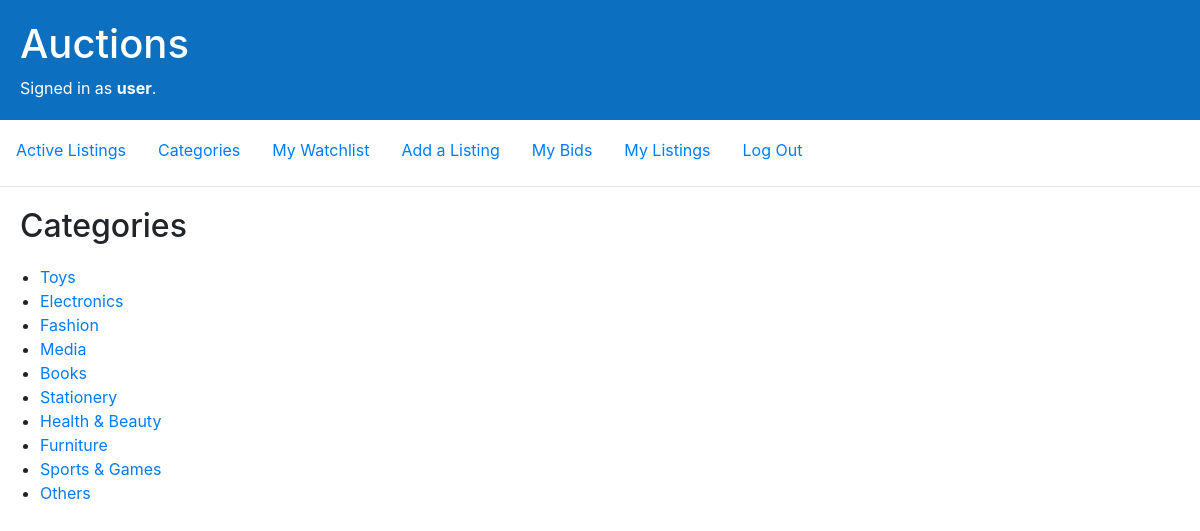
The page /categories (signed in) on the database its author committed.
### auctions/models.py (models this page shows, shortened)
class User(AbstractUser, models.Model):
    watchlist = models.ManyToManyField(Listing, blank=True, related_name="watchlist_users")
    bids = models.ManyToManyField(Listing, blank=True, related_name="bid_users")

class Category(models.Model):
    name = models.CharField(max_length=16)

### auctions/views.py (the view)
# urls.py: path("categories", views.view_categories, name="view_categories"),
def view_categories(request):
    objects = Category.objects.all()
    return render(request, "auctions/categories.html", {
        "categories": objects
    })

### auctions/templates/auctions/categories.html
{% extends "auctions/layout.html" %}
{% block body %}
    <h2>Categories</h2>
    <ul>
    {% for category in categories %}
        <li>
            <a href="{% url 'view_category' category.name %}">{{ category.name }}</a>
        </li>
    {% endfor %}
    </ul>
{% endblock %}

### auctions/templates/auctions/layout.html (shortened to what this page needs)
{% load static %}
<!DOCTYPE html>
<html lang="en">
    <head>
        <link rel="stylesheet" href="https://stackpath.bootstrapcdn.com/bootstrap/4.4.1/css/bootstrap.min.css">
        <link href="{% static 'auctions/styles.css' %}" rel="stylesheet">
    </head>
    <body>
        <div class="header">
        <h1>Auctions</h1>
            {% if user.is_authenticated %}
                Signed in as <strong>{{ user.username }}</strong>.
            {% else %}
                Not signed in.
            {% endif %}
        </div>
        <ul class="nav">
            <li class="nav-item">
                <a class="nav-link" href="{% url 'index' %}">Active Listings</a>
            </li>
            <li class="nav-item">
                <a class="nav-link" href="{% url 'view_categories' %}">Categories</a>
            </li>
            {% if user.is_authenticated %}
                <li class="nav-item">
                    <a class="nav-link" href="{% url 'watchlist' request.user.id %}">My Watchlist</a>
                </li>
                <li class="nav-item">
                    <a class="nav-link" href="{% url 'create_listing' %}">Add a Listing</a>
                </li>
                <li class="nav-item">
                    <a class="nav-link" href="{% url 'my_bids' request.user.id %}">My Bids</a>
                </li>
                <li class="nav-item">
                    <a class="nav-link" href="{% url 'my_listings' request.user.id %}">My Listings</a>
                </li>
                <li class="nav-item">
                    <a class="nav-link" href="{% url 'logout' %}">Log Out</a>
                </li>
            {% endif %}
        </ul>
        <hr>
        {% block body %}
        {% endblock %}
    </body>
</html>

### auctions/static/auctions/styles.css (style rules this page uses)
a { display: block; }
h2, h4 { margin: 20px; }
.header { background-color: #0C6FC0; color: #FFFFFF; overflow: hidden; padding:20px; }
.nav { margin-top: 10px; }

### rows shown on the page
User: username "user"
Category: name "Toys"
Category: name "Electronics"
Category: name "Fashion"
Category: name "Media"
Category: name "Books"
Category: name "Stationery"
Category: name "Health & Beauty"
Category: name "Furniture"
Category: name "Sports & Games"
Category: name "Others"
